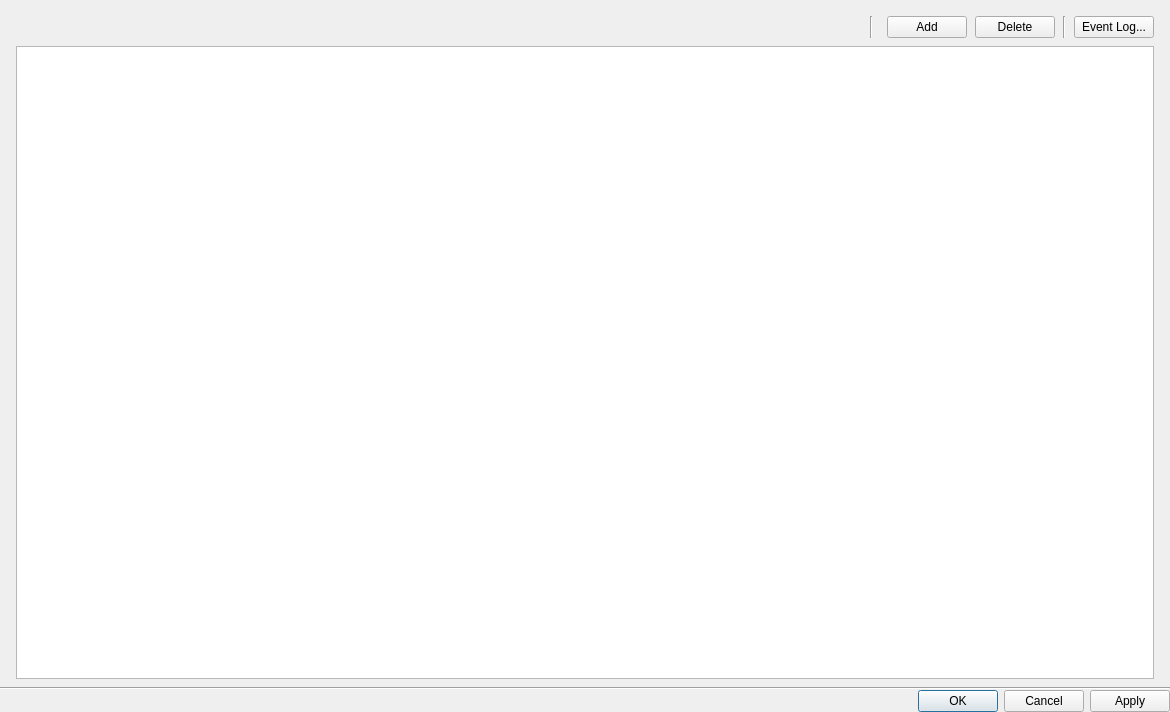
<?xml version="1.0" encoding="UTF-8"?>
<ui version="4.0">
 <class>BusinessRulesDialog</class>
 <widget class="QDialog" name="BusinessRulesDialog">
  <property name="geometry">
   <rect>
    <x>0</x>
    <y>0</y>
    <width>1170</width>
    <height>712</height>
   </rect>
  </property>
  <property name="windowTitle">
   <string>Event Rules</string>
  </property>
  <layout class="QVBoxLayout" name="verticalLayout" stretch="0,0,0">
   <property name="spacing">
    <number>0</number>
   </property>
   <property name="leftMargin">
    <number>0</number>
   </property>
   <property name="topMargin">
    <number>0</number>
   </property>
   <property name="rightMargin">
    <number>0</number>
   </property>
   <property name="bottomMargin">
    <number>0</number>
   </property>
   <item>
    <layout class="QVBoxLayout" name="mainLayout">
     <property name="spacing">
      <number>8</number>
     </property>
     <property name="leftMargin">
      <number>16</number>
     </property>
     <property name="topMargin">
      <number>16</number>
     </property>
     <property name="rightMargin">
      <number>16</number>
     </property>
     <property name="bottomMargin">
      <number>0</number>
     </property>
     <item>
      <layout class="QHBoxLayout" name="topLayout">
       <property name="spacing">
        <number>8</number>
       </property>
       <item>
        <widget class="QnSearchLineEdit" name="filterLineEdit" native="true">
         <property name="sizePolicy">
          <sizepolicy hsizetype="Expanding" vsizetype="Fixed">
           <horstretch>0</horstretch>
           <verstretch>0</verstretch>
          </sizepolicy>
         </property>
        </widget>
       </item>
       <item>
        <widget class="Line" name="verticalLine1">
         <property name="minimumSize">
          <size>
           <width>16</width>
           <height>0</height>
          </size>
         </property>
         <property name="maximumSize">
          <size>
           <width>16</width>
           <height>16777215</height>
          </size>
         </property>
         <property name="orientation">
          <enum>Qt::Vertical</enum>
         </property>
        </widget>
       </item>
       <item>
        <widget class="QPushButton" name="addRuleButton">
         <property name="text">
          <string>Add</string>
         </property>
        </widget>
       </item>
       <item>
        <widget class="QPushButton" name="deleteRuleButton">
         <property name="text">
          <string>Delete</string>
         </property>
        </widget>
       </item>
       <item>
        <widget class="Line" name="verticalLine1_2">
         <property name="orientation">
          <enum>Qt::Vertical</enum>
         </property>
        </widget>
       </item>
       <item>
        <widget class="QPushButton" name="eventLogButton">
         <property name="text">
          <string>Event Log...</string>
         </property>
        </widget>
       </item>
      </layout>
     </item>
     <item>
      <widget class="QnTableView" name="tableView">
       <property name="editTriggers">
        <set>QAbstractItemView::AllEditTriggers</set>
       </property>
       <property name="showDropIndicator" stdset="0">
        <bool>false</bool>
       </property>
       <property name="selectionMode">
        <enum>QAbstractItemView::SingleSelection</enum>
       </property>
       <property name="selectionBehavior">
        <enum>QAbstractItemView::SelectRows</enum>
       </property>
       <property name="showGrid">
        <bool>false</bool>
       </property>
       <property name="sortingEnabled">
        <bool>true</bool>
       </property>
       <attribute name="horizontalHeaderCascadingSectionResizes">
        <bool>true</bool>
       </attribute>
       <attribute name="horizontalHeaderShowSortIndicator" stdset="0">
        <bool>true</bool>
       </attribute>
       <attribute name="horizontalHeaderStretchLastSection">
        <bool>true</bool>
       </attribute>
       <attribute name="verticalHeaderVisible">
        <bool>false</bool>
       </attribute>
      </widget>
     </item>
     <item>
      <widget class="QnBusinessRuleWidget" name="detailsWidget" native="true"/>
     </item>
    </layout>
   </item>
   <item>
    <widget class="Line" name="line">
     <property name="orientation">
      <enum>Qt::Horizontal</enum>
     </property>
    </widget>
   </item>
   <item>
    <widget class="QDialogButtonBox" name="buttonBox">
     <property name="standardButtons">
      <set>QDialogButtonBox::Apply|QDialogButtonBox::Cancel|QDialogButtonBox::Ok</set>
     </property>
    </widget>
   </item>
  </layout>
 </widget>
 <customwidgets>
  <customwidget>
   <class>QnTableView</class>
   <extends>QTableView</extends>
   <header location="global">ui/widgets/common/table_view.h</header>
  </customwidget>
  <customwidget>
   <class>QnSearchLineEdit</class>
   <extends>QWidget</extends>
   <header location="global">ui/widgets/common/search_line_edit.h</header>
   <container>1</container>
  </customwidget>
  <customwidget>
   <class>QnBusinessRuleWidget</class>
   <extends>QWidget</extends>
   <header location="global">ui/widgets/business/business_rule_widget.h</header>
   <container>1</container>
  </customwidget>
 </customwidgets>
 <resources/>
 <connections/>
</ui>
